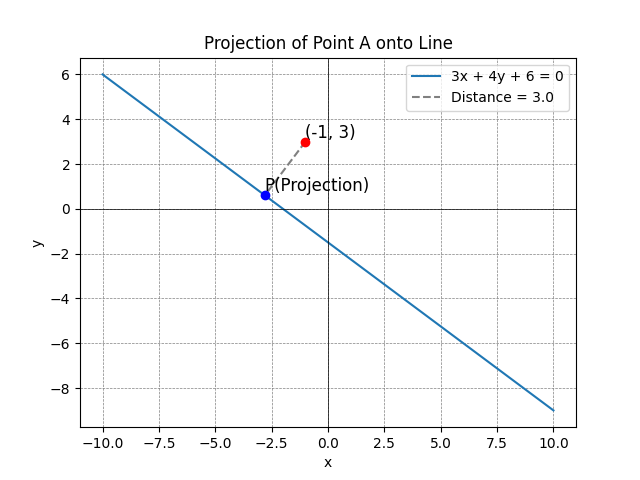

Python code for this plot:
import numpy as np
import matplotlib.pyplot as plt

if __name__ == "__main__":
    # Define the line parameters and point A
    a, b, c = 3, 4, 6
    point = np.array([-1., 3.], dtype=float)

    def line(x: float) -> float:
        return (-a * x - c) / b

    # Normal vector to the line
    normal_vector = np.array([a, b])

    # Compute the numerator as dot product plus the constant term
    num = np.dot(normal_vector, point) + c

    # Compute the denominator as the norm of the normal vector
    den = np.linalg.norm(normal_vector)

    # Distance from point to line
    distance = abs(num) / den

    print(f"dot product of normal vector and point: {num - c}")
    print(f"constant term: {c}")
    print(f"nominator (dot product + constant): {num}")
    print(f"denominator (norm of normal vector): {den}")
    print(f"distance: {distance}")

    # Calculate the perpendicular point projection onto the line
    x_perp = (b * (b * point[0] - a * point[1]) - a * c) / (a ** 2 + b ** 2)
    y_perp = (a * (a * point[1] - b * point[0]) - b * c) / (a ** 2 + b ** 2)

    x_vals = np.linspace(-10, 10, 400)
    y_vals = line(x_vals)

    plt.plot(x_vals, y_vals, label='3x + 4y + 6 = 0')

    # Plot point A
    plt.scatter(point[0], point[1], color='red', zorder=5)
    plt.text(point[0], point[1], '(-1, 3)', fontsize=12, verticalalignment='bottom')

    # Plot the perpendicular line projection
    plt.scatter(x_perp, y_perp, color='blue', zorder=5)
    plt.plot([point[0], x_perp], [point[1], y_perp], linestyle='--', color='gray',
             label=f'Distance = {round(distance, 2)}')

    # Annotation for the projected point
    plt.text(x_perp, y_perp, 'P(Projection)', fontsize=12, verticalalignment='bottom')

    plt.xlabel('x')
    plt.ylabel('y')
    plt.axhline(0, color='black', linewidth=0.5)
    plt.axvline(0, color='black', linewidth=0.5)
    plt.grid(color='gray', linestyle='--', linewidth=0.5)
    plt.legend()
    plt.title('Projection of Point A onto Line')
    plt.show()
